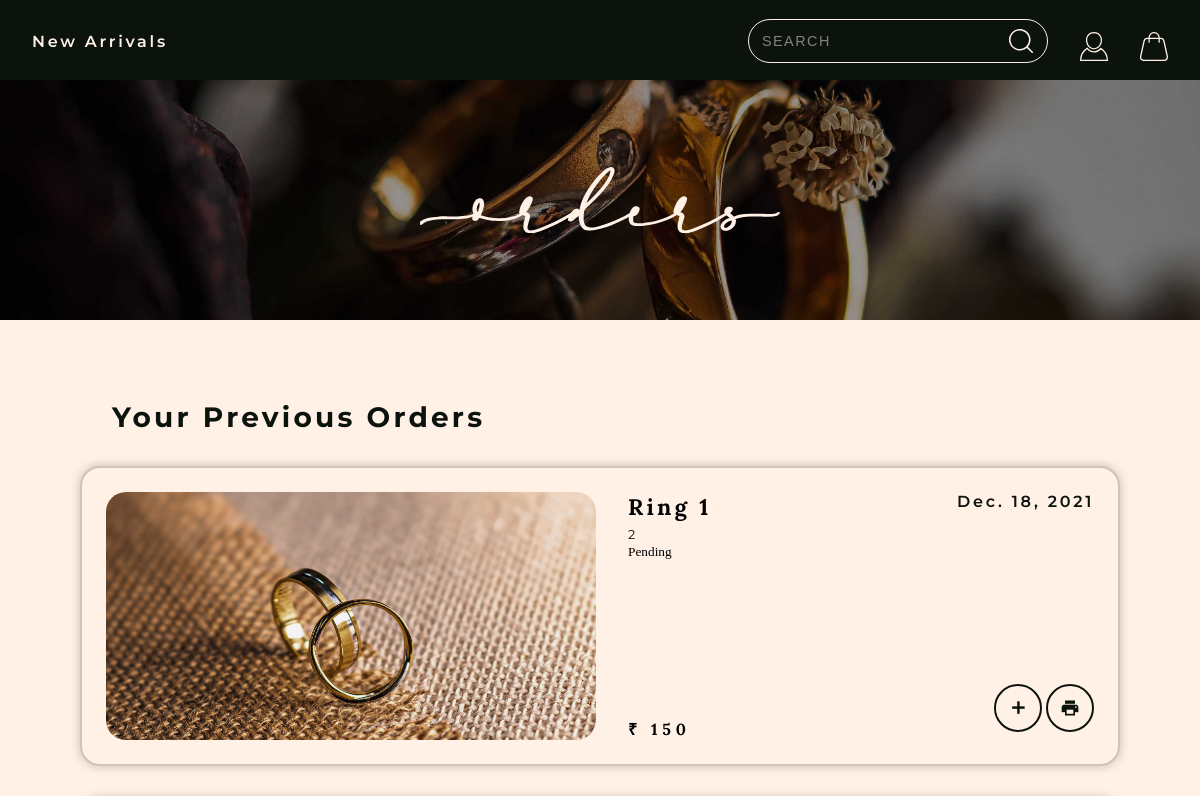
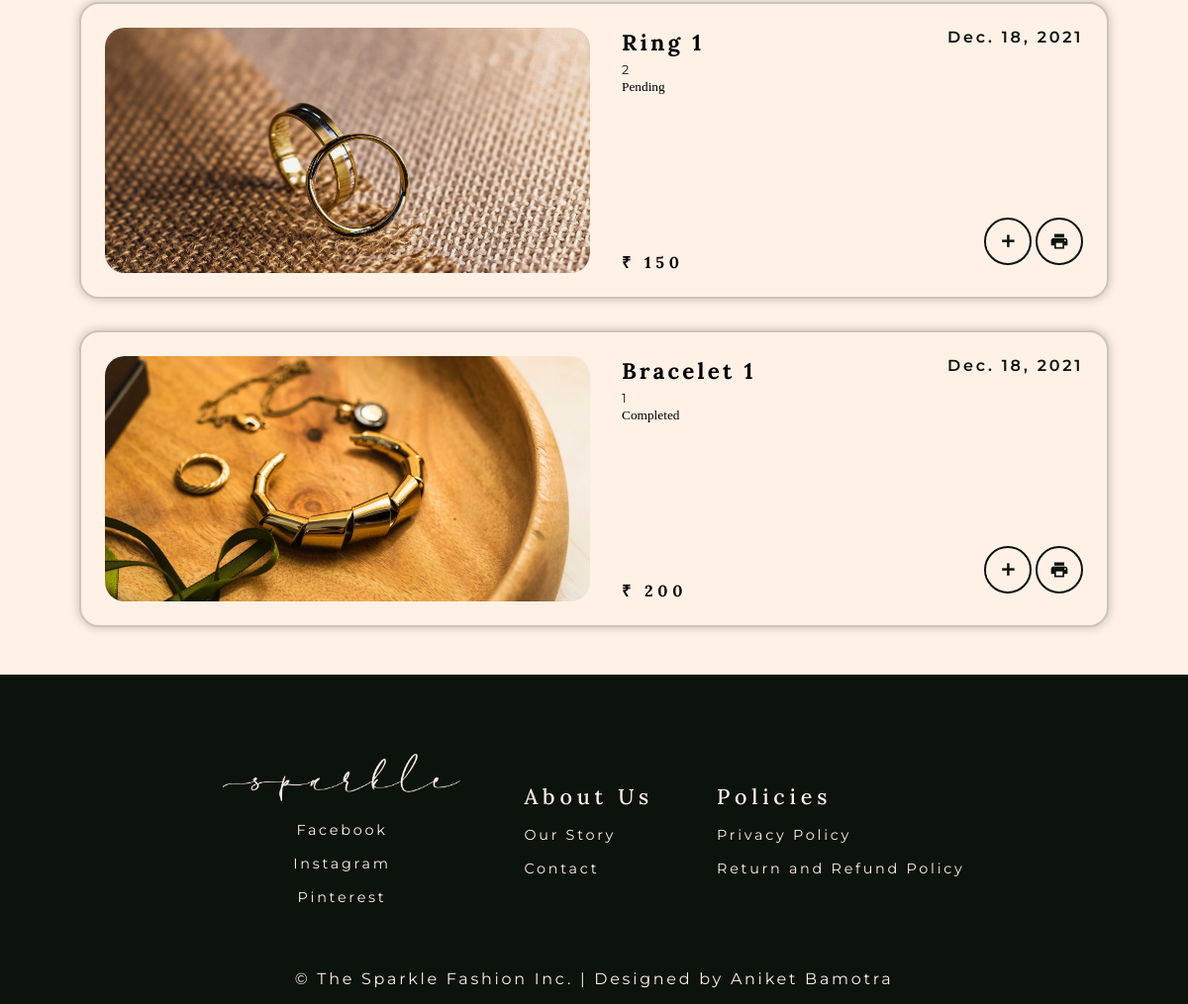
/orders (signed in), run on the app's committed database (2 pictures, top to bottom).
### store/models/orders.py (models this page shows, shortened)
class Order(models.Model):
    product = models.ForeignKey(Product,
                                on_delete=models.CASCADE)
    customer = models.ForeignKey(Customer,
                                 on_delete=models.CASCADE)
    quantity = models.IntegerField(default=1)
    price = models.IntegerField()
    address = models.CharField(max_length=50, default='', blank=True)
    phone = models.CharField(max_length=50, default='', blank=True)
    date = models.DateField(default=datetime.datetime.today)
    status = models.BooleanField(default=False)
    @staticmethod
    def get_orders_by_customer(customer_id):
        return Order.objects.filter(customer=customer_id).order_by('-date')

### store/models/product.py (models this page shows, shortened)
class Product(models.Model):
    name = models.CharField(max_length=50)
    price = models.IntegerField(default=0)
    category = models.ForeignKey(Category, on_delete=models.CASCADE, default=1)
    description = models.CharField(max_length=200, default='' , null=True , blank=True)
    image = models.ImageField(upload_to='uploads/products/')

### store/middlewares/auth.py (the view)
    def middleware(request):
        print(request.session.get('customer'))
        returnUrl = request.META['PATH_INFO']
        print(request.META['PATH_INFO'])
        if not request.session.get('customer'):
           return redirect(f'login?return_url={returnUrl}')
        response = get_response(request)
        return response

### store/templatetags/custom_filter.py (called while the page is built)
@register.filter(name='currency')
def currency(number):
    return "₹ "+str(number)

### store/views/orders.py (called while the page is built)
    def get(self , request ):
        customer = request.session.get('customer')
        orders = Order.get_orders_by_customer(customer)
        print(orders)
        return render(request , 'orders.html'  , {'orders' : orders})

### store/templates/orders.html (shortened to what this page needs)
{% extends 'base.html' %}
{% load static %}
{% block content %}
{% load cart %}
{% load custom_filter %}
<header id="d_header">
    <nav>
        <a href="/store" class="sans left_link">New Arrivals</a>
        <a href="/cart" class="sans right-link"><img src="{% static 'icons/light bag.svg' %}" alt="Shopping Bag" style="height: 1.8rem;"></a>
        <a href="#" class="sans right-link" id="profile"><img src="{% static 'icons/light profile.svg' %}" alt="User Profile" style="height: 1.8rem;"></a>
        <div class="search__container right-link">
            <input class="search__input" type="text" placeholder="Search">
        </div>
    </nav>
</header>
<section class="banner">
    <div class="banner_container" id="order_banner_container">
        <img src="{% static 'banner-title/Orders.svg' %}" alt="Rings written in script font" class="page_title" id="order_page_title">
    </div>
</section>
<section class="order_container">
    <h4 class="order_title sans">Your Previous Orders</h4>
    <div class="order">
        <div class="order_items_container">
            {% for order in orders %}
            <div class="order_item">
                <img src="{{order.product.image.url}}" alt="Image of product" class="order_item_img">
                <div class="item_desc">
                    <h5 class="order_item_name serif">{{order.product.name}}</h5>
                    <p class="item_id sans">{{order.quantity}}</p>
                    {% if order.status %}
                    <p>
                        <small class="badge badge-success">Completed</small>
                        {%else%}
                        <small class="badge badge-warning">Pending</small>
                    {% endif %}
                </div>
                <h4 class="item_price serif">{{order.price|currency}}</h4>
                <p class="order_date sans">{{order.date}}</p>
                <div class="order_page_btn">
                    <div class="a_btn">
                        <button class="add_cart_btn"><span id="plus" class="material-icons-outlined">add</span></button>
                    </div>
                    <div class="print_item_btn">
                        <button class="material-icons">print</button>
                    </div>
                </div>
            </div>
            {% endfor %}
        </div>
    </div>
</section>
{% endblock %}

### store/static/style.css (style rules this page uses)
:root { --light-color-100: 240, 239, 235; --light-color: 255, 241, 230; --accent-color-100: 221, 190, 169; --accent-color: 203, 153, 126; --dark-color: 12, 18, 12; --serif: "Lora", serif; --sans: "Montserrat", sans-serif; }
* { margin: 0; padding: 0; box-sizing: border-box; }
body { background-color: rgb(var(--light-color)); overflow-x: hidden; }
.serif { font-family: var(--serif); font-size: 3ch; letter-spacing: 0.3rem; }
.sans { font-family: var(--sans); font-size: 2ch; letter-spacing: 0.17rem; color: rgb(var(--dark-color)); }
header { display: block; position: absolute; width: 100%; height: 5rem; }
.left_link { float: left; margin: 2rem; }
.right-link { float: right; margin: 2rem 2rem 2rem 0rem; }
.left_link, .right-link { text-decoration: none; font-weight: 600; color: rgb(var(--light-color)); }
.search__input { width: 25vw; padding: 0.8rem; position: relative; bottom: 0.8rem; z-index: 10; background-color: transparent; transition: transform 250ms ease-in-out; font-size: 1.8ch; color: rgb(var(--light-color)); background-color: transparent; background-image: url("/icons/light\ search.svg"); background-size: 1.5rem; background-repeat: no-repeat; background-position: 95% center; border-radius: 50px; border: 1px solid rgb(var(--light-color)); transition: all 250ms ease-in-out; backface-visibility: hidden; transform-style: preserve-3d; }
.search__input::placeholder { color: rgb(var(--light-color), 0.5); text-transform: uppercase; letter-spacing: 1.5px; }
#d_header { background-color: rgb(var(--dark-color)); position: relative; }
.banner_container { height: 30vh; width: 100%; position: relative; }
.page_title { position: absolute; width: 30vw; top: 50%; left: 50%; transform: translate(-50%, -50%); }
.a_btn { direction: rtl; grid-area: ab; }
.a_btn > * { direction: ltr; }
.add_cart_btn { width: 2.5rem; height: 2.5rem; border-radius: 50px; background-color: rgb(var(--light-color-100)); position: relative; transition: 0.3s ease; overflow: hidden; z-index: 0; border: 2px solid rgb(var(--accent-color)); color: rgb(var(--accent-color)); font-family: "Material Icons"; font-size: 2.1ch; font-weight: 600; cursor: pointer; }
.add_cart_btn::after { content: "Add to Bag"; position: absolute; white-space: nowrap; right: 1.8rem; font-weight: 400; z-index: 2; font-family: var(--serif); color: rgb(var(--light-color)); bottom: 0.5rem; }
.cart_container, .fav_container, .order_container { padding: 3rem 5rem; }
.cart_title, .fav_title, .order_title { font-size: 3.5ch; margin: 2rem; letter-spacing: 0.2rem; }
.cart_items_container, .fav_items_container, .order_items_container { grid-area: cic; height: 100%; display: flex; flex-direction: column; gap: 2rem; }
.order_item { display: grid; grid-template-columns: repeat(4, 1fr); grid-template-rows: repeat(4, 3.5rem); grid-template-areas: "cii cii cid ord" "cii cii cid ." "cii cii cid ." "cii cii ip cb"; grid-gap: 0.5rem; border: 2px solid rgb(var(--dark-color), 0.2); box-shadow: 0px 0px 10px 1px rgb(var(--dark-color), 0.2); border-radius: 20px; padding: 1.5rem; }
.cart_item_img, .fav_item_img, .order_item_img { grid-area: cii; width: 100%; height: 100%; object-fit: cover; border-radius: 20px; }
.item_desc { grid-area: cid; margin-left: 1.5rem; }
.cart_item_name, .fav_item_name, .order_item_name { font-size: 2.8ch; letter-spacing: 0.2rem; margin-bottom: 0.4rem; }
.cart_item_prop, .item_id, .fav_item_prop, .order_item_prop { font-size: 1.6ch; letter-spacing: 1px; }
.order_date { grid-area: ord; justify-self: end; font-weight: 600; }
.item_price { grid-area: ip; margin-left: 1.5rem; font-size: 2ch; align-self: flex-end; }
.cart_btn, .fav_page_btn, .order_page_btn { grid-area: cb; justify-self: end; }
.delete_item_btn, .save_item_btn, .fav_page_btn .a_btn, .order_page_btn .a_btn, .print_item_btn, .edit_btn { display: inline-block; }
.fav_page_btn .a_btn .add_cart_btn, .order_page_btn .a_btn .add_cart_btn { color: rgb(var(--dark-color)); font-size: 2.5ch; width: 3rem; height: 3rem; border-color: rgb(var(--dark-color)); background-color: transparent; }
.delete_item_btn .material-icons-outlined, .save_item_btn .material-icons-outlined, .print_item_btn .material-icons, .edit_btn .material-icons-outlined { background-color: rgb(var(--light-color)); font-family: "Material Icons"; color: rgb(var(--dark-color)); border: 2px solid rgb(var(--dark-color)); border-radius: 50px; width: 3rem; height: 3rem; font-size: 2.5ch; cursor: pointer; }

### store/templates/base.html (style rules this page uses)
nav { background-color: white; }

### data on the page
Order: product.image (picture), product.name "Ring 1", quantity "2", status "Pending", price "₹ 150", date "Dec. 18, 2021"
Order: product.image (picture), product.name "Ring 1", quantity "2", status "Pending", price "₹ 150", date "Dec. 18, 2021"
Order: product.image (picture), product.name "Bracelet 1", quantity "1", status "Completed", price "₹ 200", date "Dec. 18, 2021"
